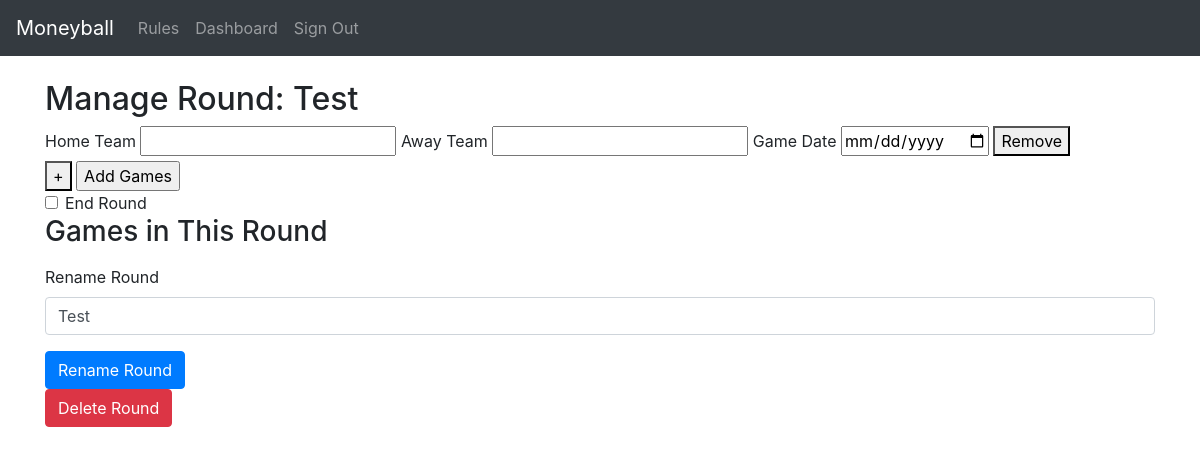
The page /manage_round/3 (signed in) on the database as committed earlier.
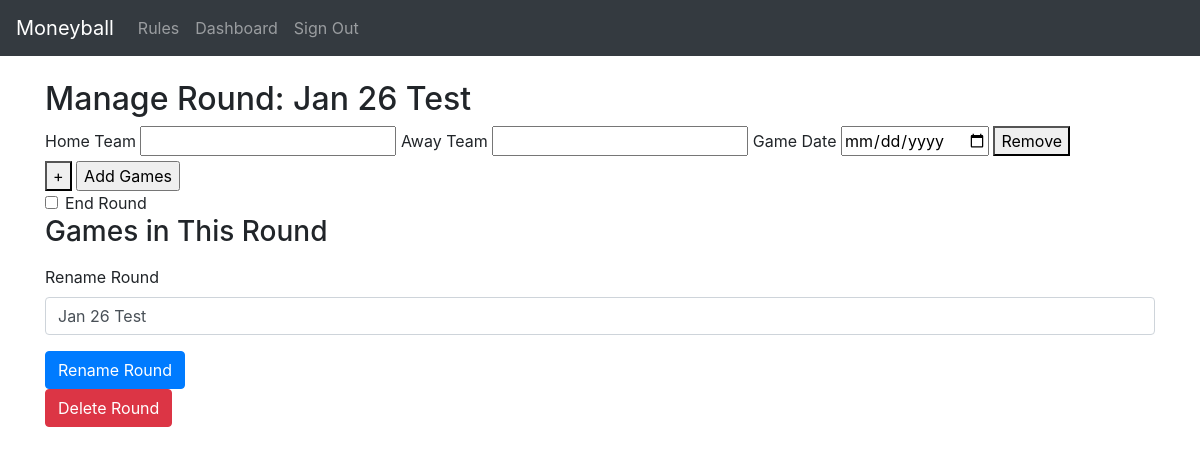
The same page on the database as committed later.
### models.py (models this page shows)
class Round(db.Model):
    id = db.Column(db.Integer, primary_key=True)
    name = db.Column(db.String(100), nullable=False)
    created_at = db.Column(db.DateTime, default=datetime.utcnow)
    games = db.relationship('Game', backref='round', lazy=True)
    is_active = db.Column(db.Boolean, default=True)

### routes.py (the view, shortened to what this page needs)
@app.route('/manage_round/<int:round_id>', methods=['GET', 'POST'])
@login_required
def manage_round(round_id):
    if not current_user.is_admin:
        return redirect(url_for('home'))
    round = Round.query.get_or_404(round_id)
    form = GamesForm()
    games_in_round = Game.query.filter_by(round_id=round_id).all()
    return render_template('manage_round.html', round=round, form=form, games_in_round=games_in_round)

### forms.py
class GamesForm(FlaskForm):
    games = FieldList(FormField(GameForm), min_entries=1)
    submit = SubmitField('Add Games')

class GameForm(FlaskForm):
    home_team = StringField('Home Team', validators=[DataRequired()])
    away_team = StringField('Away Team', validators=[DataRequired()])
    game_date = DateField('Game Date', validators=[DataRequired()])

### app.py (called while the page is built)
@app.context_processor
def context_processor():
    def is_active(route_name):
        if request.path == url_for(route_name):
            return 'active'  # This is the class name for active links
        return ''
    return dict(is_active=is_active)

### extensions.py (called while the page is built)
@login_manager.user_loader
def load_user(user_id):
    from models import User  # Import here to avoid circular dependency
    return User.query.get(int(user_id))

### templates/manage_round.html (shortened to what this page needs)
{% extends 'base.html' %}
{% block content %}
<h2>Manage Round: {{ round.name }}</h2>
<form method="post">
    <div id="games">
        {% for game_form in form.games %}
        <div class="game-form">
            {{ game_form.home_team.label }} {{ game_form.home_team }}
            {{ game_form.away_team.label }} {{ game_form.away_team }}
            {{ game_form.game_date.label }} {{ game_form.game_date }}
            <button type="button" class="remove-game">Remove</button>
        </div>
        {% endfor %}
    </div>
    <button type="button" id="add-game">+</button>
    {{ form.submit }}
</form>
<form method="post" id="round-status-form">
    <div class="form-check">
        <input type="checkbox" class="form-check-input" id="end_round" name="end_round" onchange="document.getElementById('round-status-form').submit();" {{ 'checked' if not round.is_active else '' }}>
        <label class="form-check-label" for="end_round">End Round</label>
    </div>
</form>
<h3>Games in This Round</h3>
<form method="post">
    <div class="form-group">
        <label for="round_name">Rename Round</label>
        <input type="text" class="form-control" id="round_name" name="round_name" value="{{ round.name }}">
    </div>
    <button type="submit" class="btn btn-primary" name="rename_round">Rename Round</button>
</form>
<form method="post" onsubmit="return confirm('Are you sure you want to delete this round?');">
    <button type="submit" class="btn btn-danger" name="delete_round">Delete Round</button>
</form>
{% endblock %}

Rows that differ between the two databases and show on the page:
changed Round: name "Test" → "Jan 26 Test"; round_name "Test" → "Jan 26 Test"
